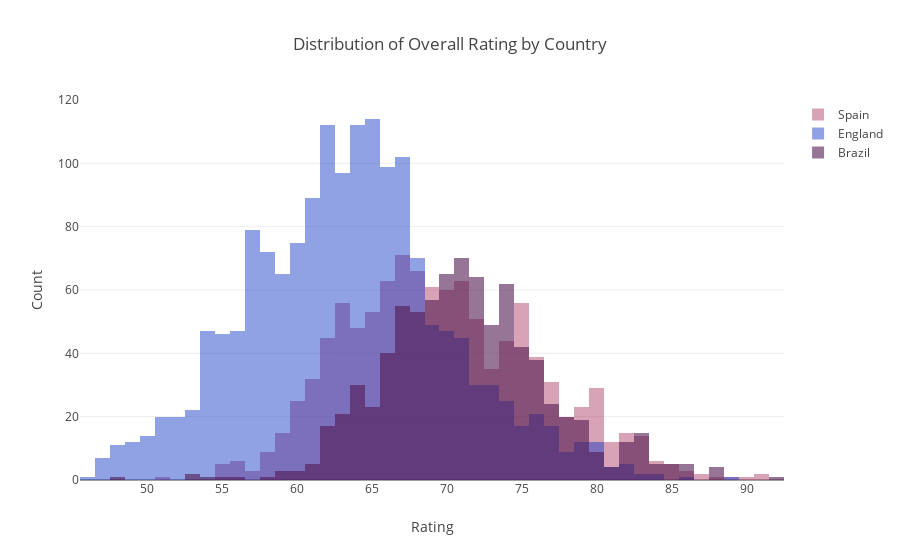

The notebook cell this image was saved under:
### Markdown cell above
** Which country has the top talent?**

Below graph shows the RATING vs COUNT graph.

Spain and Brazil have the best talent.

### Code cell
df_spain = df.loc[df['Nationality'] == 'Spain']
df_brazil = df.loc[df['Nationality'] == 'Brazil']
df_england = df.loc[df['Nationality'] == 'England']
trace1 = go.Histogram(
    x=df_spain.Overall,
    opacity=0.75,
    name = "Spain",
    marker=dict(color='rgba(171, 50, 96, 0.6)'))

trace2 = go.Histogram(
    x=df_england.Overall,
    opacity=0.75,
    name = "England",
    marker=dict(color='rgba(12, 50, 196, 0.6)'))

trace3 = go.Histogram(
    x=df_brazil.Overall,
    opacity=0.75,
    name = "Brazil",
    marker=dict(color='rgba(80, 26, 80, 0.8)'))


data = [trace1, trace2, trace3]
layout = go.Layout(barmode='overlay',
                   title='Distribution of Overall Rating by Country',
                   xaxis=dict(title='Rating'),
                   yaxis=dict( title='Count'),
)
fig = go.Figure(data=data, layout=layout)
iplot(fig)

### Figure 1 — Plotly figure (JSON) as saved in the notebook; plotly's stock layout.template omitted (floating-point values rounded to 4 significant figures; data arrays with more than 128 entries replaced by an {"elided": "..."} marker saying what was removed)
{"data": [{"marker": {"color": "rgba(171, 50, 96, 0.6)"}, "name": "Spain", "opacity": 0.75, "type": "histogram", "uid": "3880db7d-394e-4d28-94b5-07e6685c61c6", "x": {"elided": "1072 int values"}}, {"marker": {"color": "rgba(12, 50, 196, 0.6)"}, "name": "England", "opacity": 0.75, "type": "histogram", "uid": "4bec420e-994a-4059-98e2-8c7e0da8e8bd", "x": {"elided": "1662 int values"}}, {"marker": {"color": "rgba(80, 26, 80, 0.8)"}, "name": "Brazil", "opacity": 0.75, "type": "histogram", "uid": "86c82301-6ecf-4897-a2a6-14979eec1c8d", "x": {"elided": "827 int values"}}], "layout": {"barmode": "overlay", "title": {"text": "Distribution of Overall Rating by Country"}, "xaxis": {"title": {"text": "Rating"}}, "yaxis": {"title": {"text": "Count"}}}}
